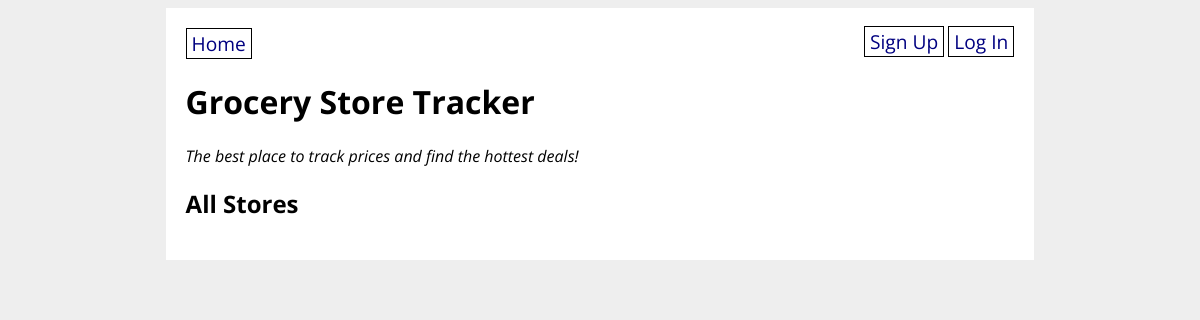
Before: / with the older database file.
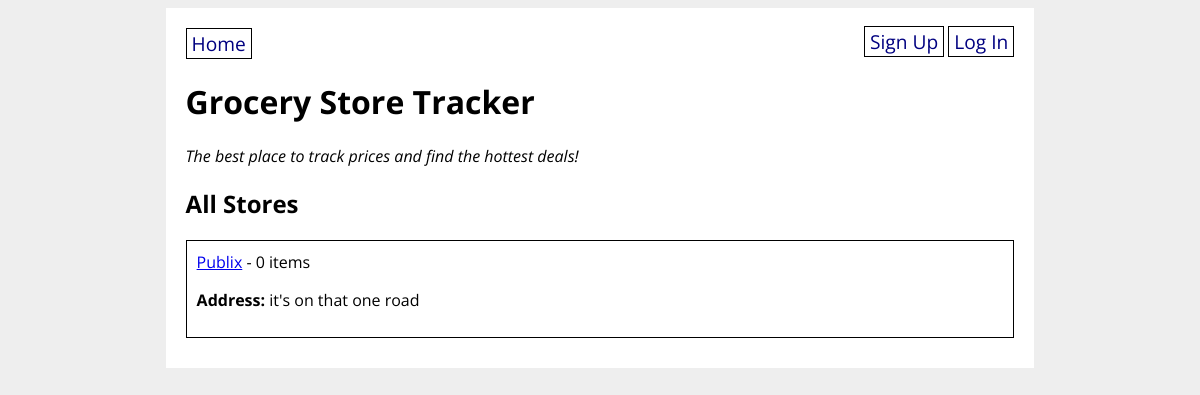
After: the same page with the newer database file.
### grocery_app/models.py (models this page shows)
class GroceryStore(db.Model):
    id = db.Column(db.Integer, primary_key=True)
    title = db.Column(db.String(80), nullable=False)
    address = db.Column(db.String(200), nullable=False)
    items = db.relationship('GroceryItem', back_populates='store')
    created_by_id = db.Column(db.Integer, db.ForeignKey("user.id"))
    created_by = db.relationship("User")

### grocery_app/main/routes.py (the view)
@main.route("/")
def homepage():
    all_stores = GroceryStore.query.all()
    print(all_stores)
    return render_template("home.html", all_stores=all_stores)

### grocery_app/templates/home.html
{% extends 'base.html' %}
{% block content %}
<h1>Grocery Store Tracker</h1>
<p><em>The best place to track prices and find the hottest deals!</em></p>
<h2>All Stores</h2>
{% for store in all_stores %}
<div class="store">
    <a href="/store/{{ store.id }}">{{ store.title }}</a> -
    {{ store.items|length }} items
    <p><strong>Address:</strong> {{ store.address }}</p>
</div>
{% endfor %}
{% endblock %}

### grocery_app/templates/base.html (shortened to what this page needs)
<!DOCTYPE html>
<html>
    <head>
        <link rel="stylesheet" href="/static/style.css">
    </head>
    <body>
        <div id="content">
            <nav>
                <a href="/">Home</a>
                <div>
                    {% if current_user.is_authenticated %}
                        <a href="/new_store">New Store</a>
                        <a href="/new_item">New Item</a>
                        <a href="/shopping_list">Shopping List</a>
                    {% else %}
                        <a href="/signup">Sign Up</a>
                        <a href="/login">Log In</a>
                    {% endif %}
                </div>
            </nav>
            {% block content %}{% endblock %}
        </div>
    </body>
</html>

### grocery_app/static/style.css (style rules this page uses)
body { display: flex; flex-direction: column; align-items: center; background-color: #eee; font-family: 'Open Sans', sans-serif; }
#content { width: 70%; background-color: white; padding: 20px; }
nav { width: 100%; display: flex; flex-direction: row; justify-content: space-between; }
nav a { color: navy; text-decoration: none; border: 1px solid black; padding: 1px 5px; font-size: 1.2em; }
div.store { border: 1px solid black; padding: 10px; margin-bottom: 10px; }

Changed rows visible on the page:
added GroceryStore: title "Publix", items|length "0", address "it's on that one road"
